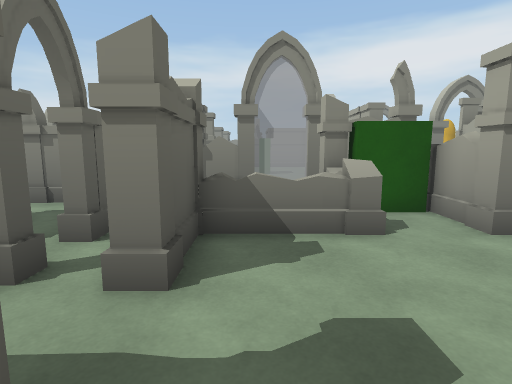
View 1 (above)

24 first-person views from a walk through a 3-D level made in the Unity game engine. The camera is 1.4 m above the floor, tilts 8° down and sees 80° across. The floor is counted in squares, 1 m on a side. Each view is taken from the middle of a square. On the plan, view 1 faces up. The plan holds only what a view shows up to about 14 squares ahead; the rest is blank. The place goes on beyond the plan. The player character is not drawn.

View 2
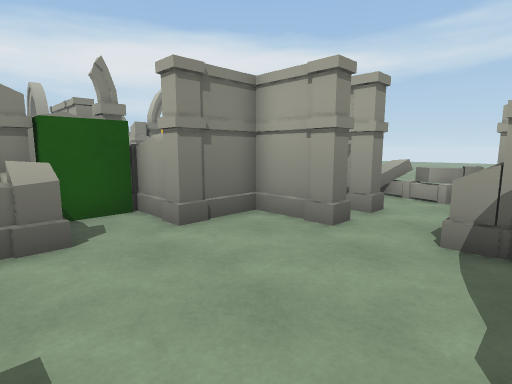

View 3
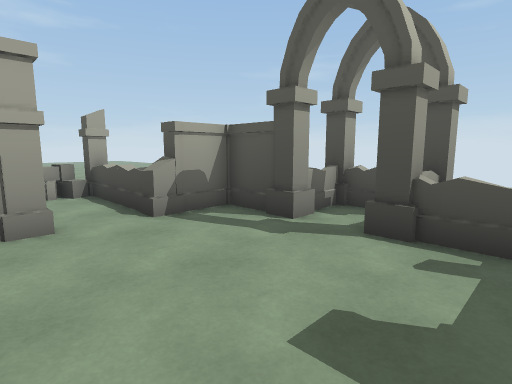

View 4
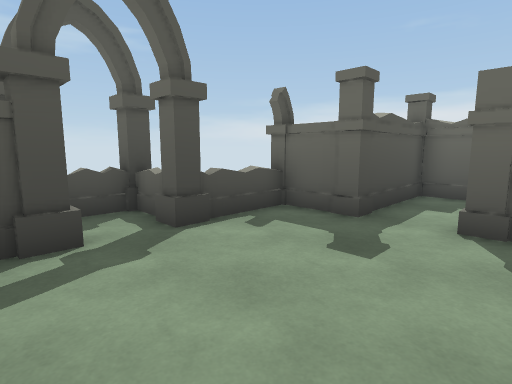

View 5
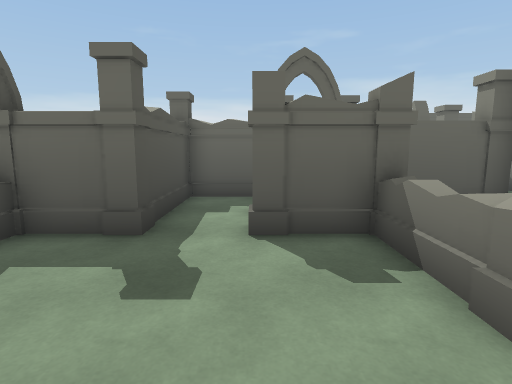

View 6
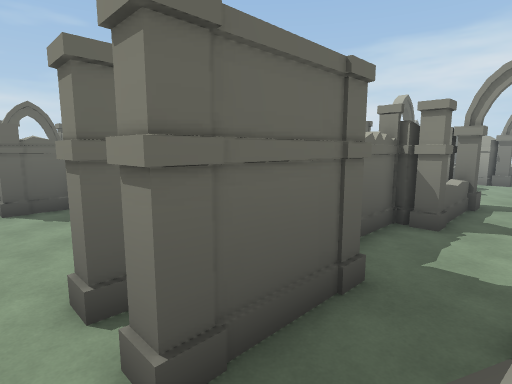

View 7
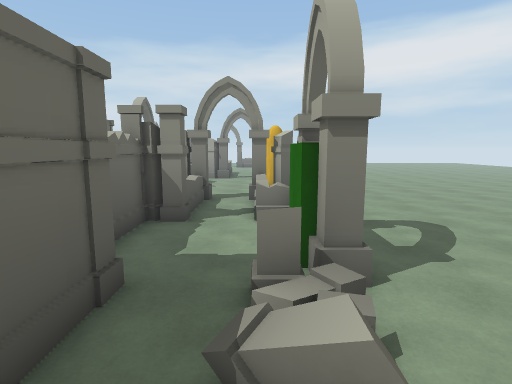

View 8
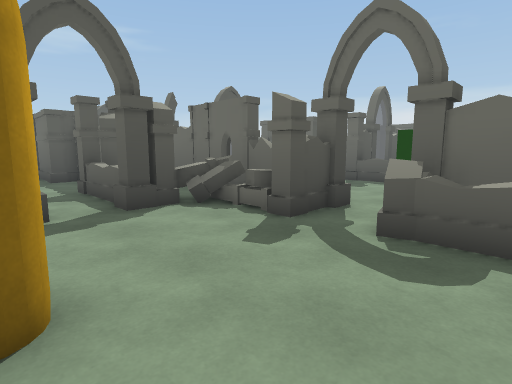

View 9
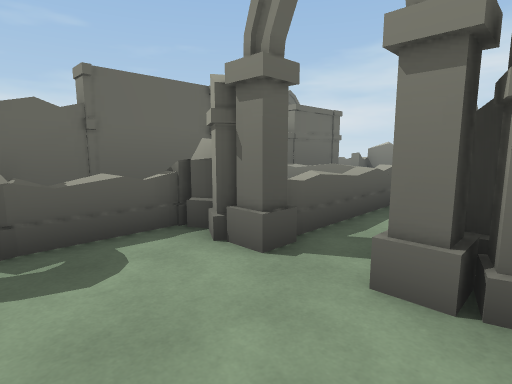

View 10
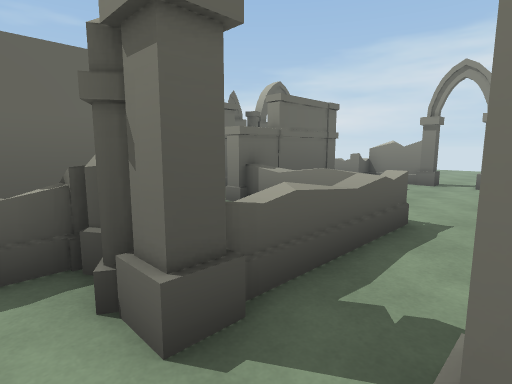

View 11
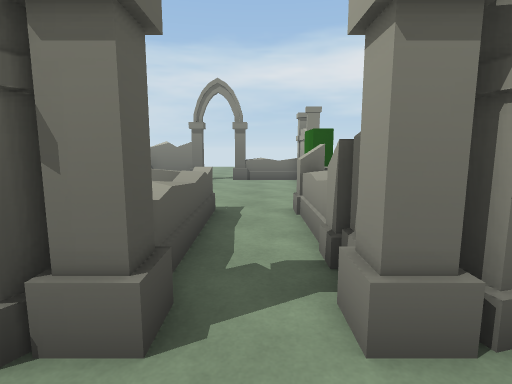

View 12
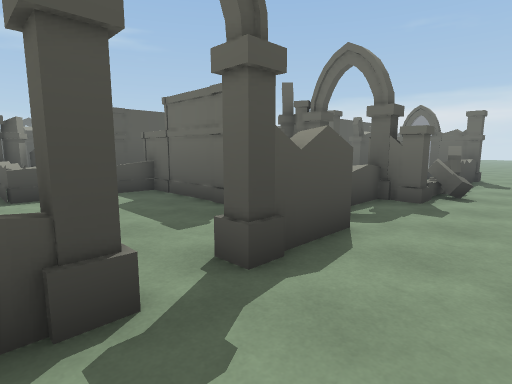

View 13
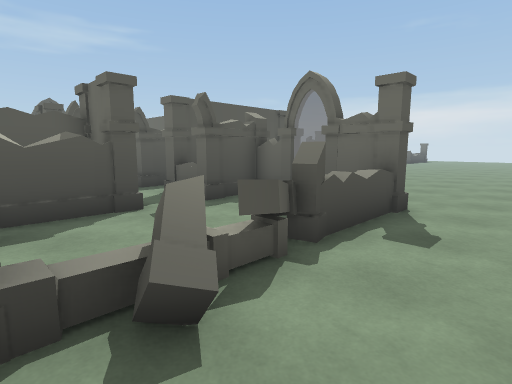

View 14
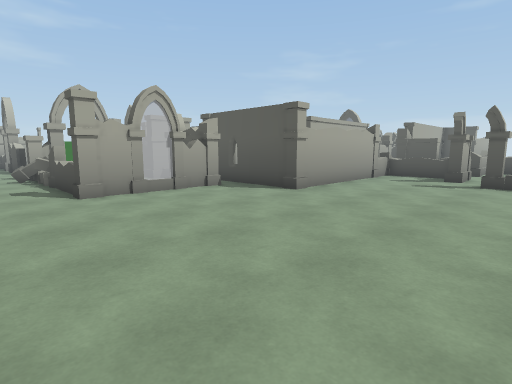

View 15
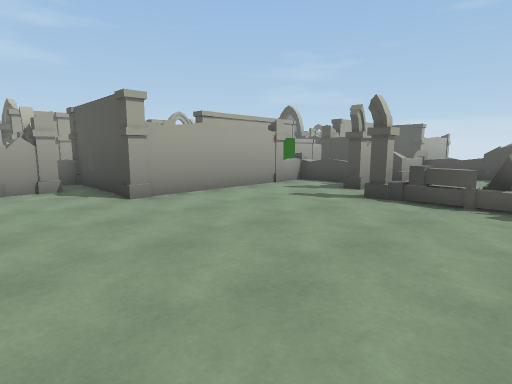

View 16
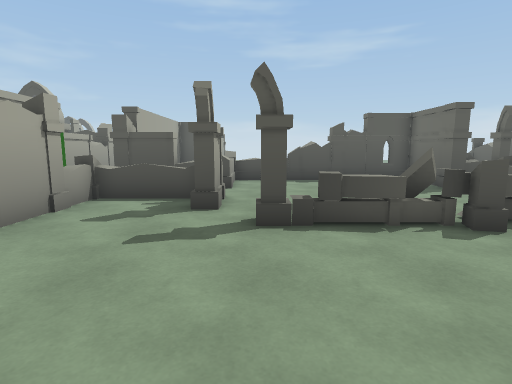

View 17
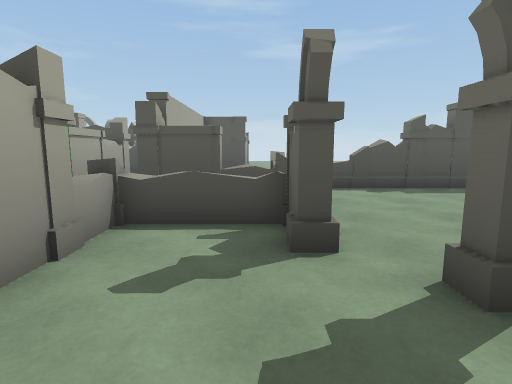

View 18
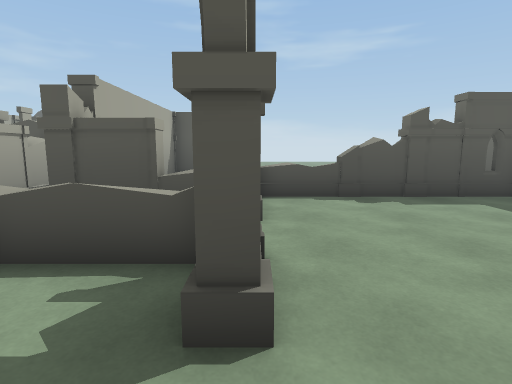

View 19
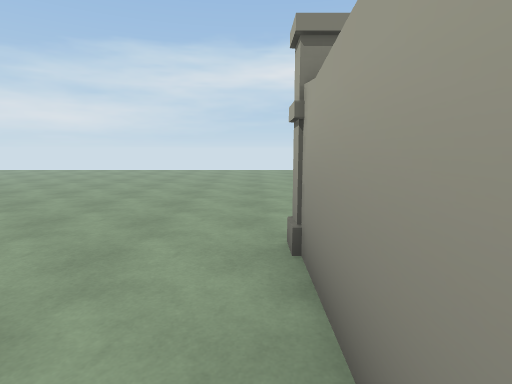

View 20
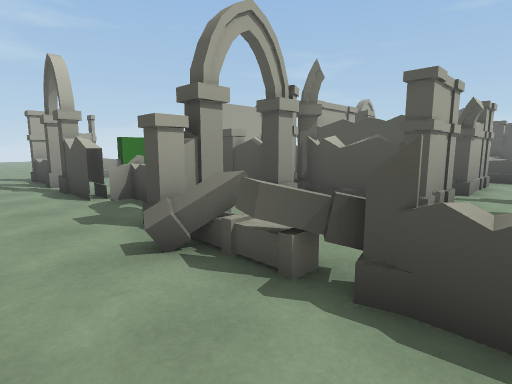

View 21
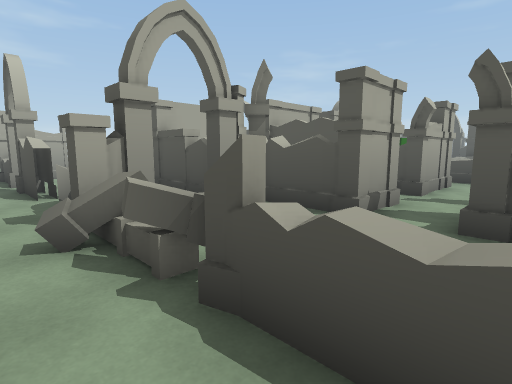

View 22
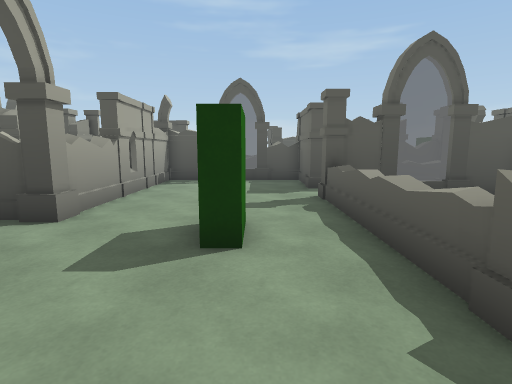

View 23
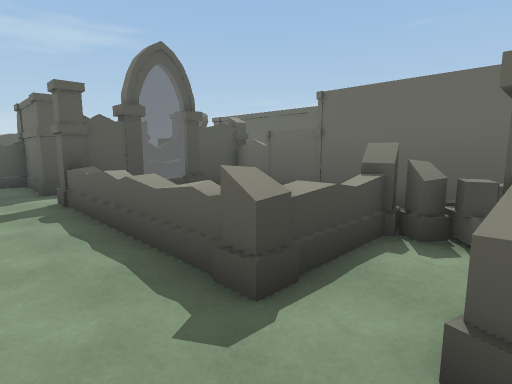

View 24
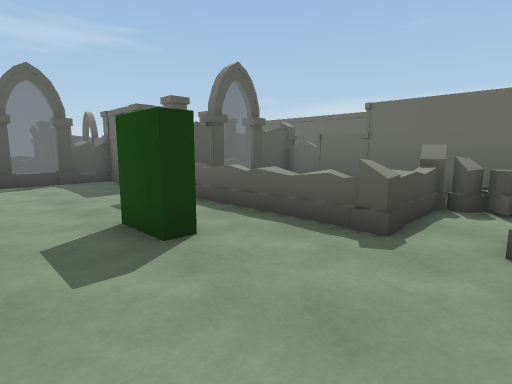

### Floor plan
Key: @ floor where view 1 was taken; # wall or solid block; x gap in a wall; . main floor; : floor 1 m higher than the main floor; / step, stairs or slope; = window, fence, low wall or low ledge; v drop or lower ground; C column; A arch; B block; O other object.
Columns run from 19 left of view 1 to 11 right of it. Each row starts with its distance up from view 1.
 37 ..........   ........ ..... .
 36 ..............................
 35 .................OO............
 34 ............C==COO.C...###.AO=C
 33 ............#  ....##O=C......#
 32 ............# .....C    ......#
 31  ...........# .....A###C......#
 30 ............C#C.C##A   #......B
 29 ..............#.#      #......#
 28 .........C####C.C###C  #......
 27 .........#    ...      #::::.C
 26 .........#   #A.A#     v   =.#
 25 .........#     .#          /.=
 24 C........#     .#     #C   /.C
 23 OCOAA....#     .CC... .# C /.CC
 22  C...A...C #  C....... # CCA.#
 21   ...#...= #  COOC.....# =.....
 20  ....OO=OC #     =.....# O....
 19 ......     O     O..B..AAC.....
 18 .....C=##C #     =.BB.........#
 17 .....=     #     O..B..#OC....
 16 .....=     #     O.....# .....
 15 C#O#=O     #     C.....# O....
 14            C#####C.....#OOCA.#C
 13                  ......#.OCA.#C
 12          # O==#  C.....#...O.O
 11          #       #.....#  C#.=
 10         #O C#C   #.....#  CC.=
  9                  C#####A  #...A
  8              A# C         #...B
  7               ..#    CBC   ...#
  6                .#    =.#  OC.CA
  5                .A.C==C.C## #.O/
  4                 ..#......# #.O/
  3               #.A.C......C.C.OO
  2               #............../
  1               C###C......C===Cx
  0                   #@.....#
 -1                   A==A.##C
 -2                      #.=
 -3                      A=#

Where each view was taken, in squares from view 1:
view 1: 0 up, 0 right, facing up
view 2: 0 up, 1 right, facing up-right
view 3: 4 up, 0 right, facing down-right
view 4: 4 up, 5 right, facing down-left
view 5: 3 up, 4 right, facing left
view 6: 2 up, 10 right, facing up-left
view 7: 2 up, 10 right, facing up
view 8: 21 up, 11 right, facing down-left
view 9: 19 up, 11 right, facing up-left
view 10: 21 up, 10 right, facing up-left
view 11: 20 up, 9 right, facing up
view 12: 37 up, 9 right, facing down-left
view 13: 37 up, 0 right, facing down-left
view 14: 37 up, 17 left, facing down-right
view 15: 32 up, 19 left, facing down-right
view 16: 29 up, 15 left, facing down
view 17: 26 up, 13 left, facing down
view 18: 24 up, 14 left, facing down
view 19: 24 up, 11 left, facing up
view 20: 37 up, 5 left, facing down-right
view 21: 36 up, 6 left, facing down-right
view 22: 23 up, 0 right, facing down
view 23: 23 up, 0 right, facing down-left
view 24: 23 up, 3 right, facing down-left
